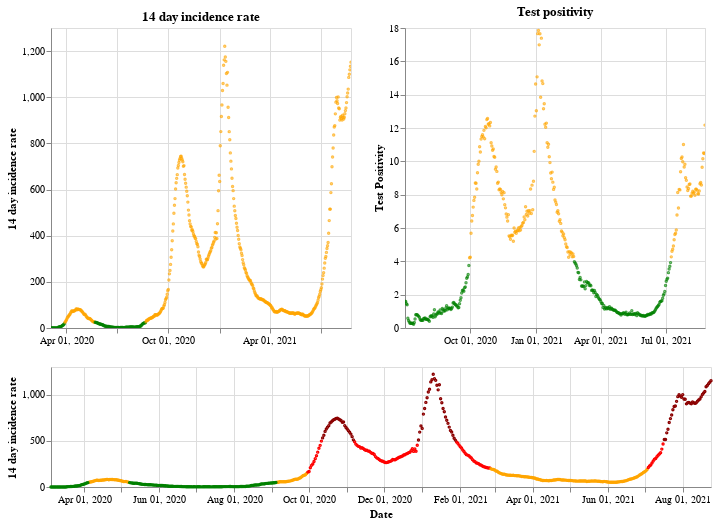

The cell this chart's notebook holds for it:
### Markdown cell above
## Northern Ireland

### Code cell
plot_traffic_light('Northern Ireland')

### Figure 1 — Vega-Lite specification as saved in the notebook (floating-point values rounded to 4 significant figures; data arrays with more than 128 entries replaced by an {"elided": "..."} marker saying what was removed)
{"config": {"view": {"continuousWidth": 400, "continuousHeight": 300}}, "vconcat": [{"hconcat": [{"mark": {"type": "point", "size": 2}, "encoding": {"color": {"condition": {"value": "green", "test": "(datum.twoWeeklyCasesRate <= 25)"}, "value": "orange"}, "tooltip": [{"type": "nominal", "field": "areaName"}, {"type": "temporal", "field": "date"}, {"type": "quantitative", "field": "twoWeeklyCasesRate"}, {"type": "quantitative", "field": "testPositivity"}], "x": {"type": "temporal", "axis": {"title": ""}, "field": "date", "scale": {"domain": {"selection": "DateBrush"}}, "timeUnit": "yearmonthdate"}, "y": {"type": "quantitative", "axis": {"title": "14 day incidence rate"}, "field": "twoWeeklyCasesRate"}}, "title": "14 day incidence rate", "width": 300}, {"mark": {"type": "point", "size": 2}, "encoding": {"color": {"condition": {"value": "green", "test": "(datum.testPositivity <= 4)"}, "value": "orange"}, "tooltip": [{"type": "nominal", "field": "areaName"}, {"type": "temporal", "field": "date"}, {"type": "quantitative", "field": "twoWeeklyCasesRate"}, {"type": "quantitative", "field": "testPositivity"}], "x": {"type": "temporal", "axis": {"title": ""}, "field": "date", "scale": {"domain": {"selection": "DateBrush"}}, "timeUnit": "yearmonthdate"}, "y": {"type": "quantitative", "axis": {"title": "Test Positivity"}, "field": "testPositivity"}}, "title": "Test positivity", "width": 300}]}, {"layer": [{"mark": {"type": "point", "size": 2}, "encoding": {"color": {"condition": {"value": "orange", "test": "(((datum.testPositivity < 4) && (datum.twoWeeklyCasesRate >= 50)) && (datum.twoWeeklyCasesRate < 200))"}, "value": "red"}, "opacity": {"condition": {"value": 1, "test": "((datum.twoWeeklyCasesRate >= 50) && (datum.twoWeeklyCasesRate < 500))"}, "value": 0}, "tooltip": [{"type": "nominal", "field": "areaName"}, {"type": "temporal", "field": "date"}, {"type": "quantitative", "field": "twoWeeklyCasesRate"}, {"type": "quantitative", "field": "testPositivity"}], "x": {"type": "temporal", "axis": {"title": "Date"}, "field": "date", "timeUnit": "yearmonthdate"}, "y": {"type": "quantitative", "axis": {"title": "14 day incidence rate"}, "field": "twoWeeklyCasesRate"}}, "selection": {"DateBrush": {"type": "interval", "encodings": ["x"], "fields": ["Time"]}}}, {"mark": {"type": "point", "size": 2}, "encoding": {"color": {"value": "darkred"}, "opacity": {"condition": {"value": 1, "test": "(datum.twoWeeklyCasesRate >= 500)"}, "value": 0}, "tooltip": [{"type": "nominal", "field": "areaName"}, {"type": "temporal", "field": "date"}, {"type": "quantitative", "field": "twoWeeklyCasesRate"}, {"type": "quantitative", "field": "testPositivity"}], "x": {"type": "temporal", "axis": {"title": "Date"}, "field": "date", "timeUnit": "yearmonthdate"}, "y": {"type": "quantitative", "axis": {"title": "14 day incidence rate"}, "field": "twoWeeklyCasesRate"}}}, {"mark": {"type": "point", "size": 2}, "encoding": {"color": {"condition": {"value": "green", "test": "((datum.testPositivity < 4) && (datum.twoWeeklyCasesRate < 50))"}, "value": "orange"}, "opacity": {"condition": {"value": 1, "test": "(datum.twoWeeklyCasesRate < 50)"}, "value": 0}, "tooltip": [{"type": "nominal", "field": "areaName"}, {"type": "temporal", "field": "date"}, {"type": "quantitative", "field": "twoWeeklyCasesRate"}, {"type": "quantitative", "field": "testPositivity"}], "x": {"type": "temporal", "axis": {"title": "Date"}, "field": "date", "timeUnit": "yearmonthdate"}, "y": {"type": "quantitative", "axis": {"title": "14 day incidence rate"}, "field": "twoWeeklyCasesRate"}}}], "height": 120, "width": 660}], "data": {"name": "data-2834638c8dca072ea34ecb11e9f83470"}, "$schema": "https://vega.github.io/schema/vega-lite/v4.8.1.json", "datasets": {"data-2834638c8dca072ea34ecb11e9f83470": {"elided": "538 records"}}}
